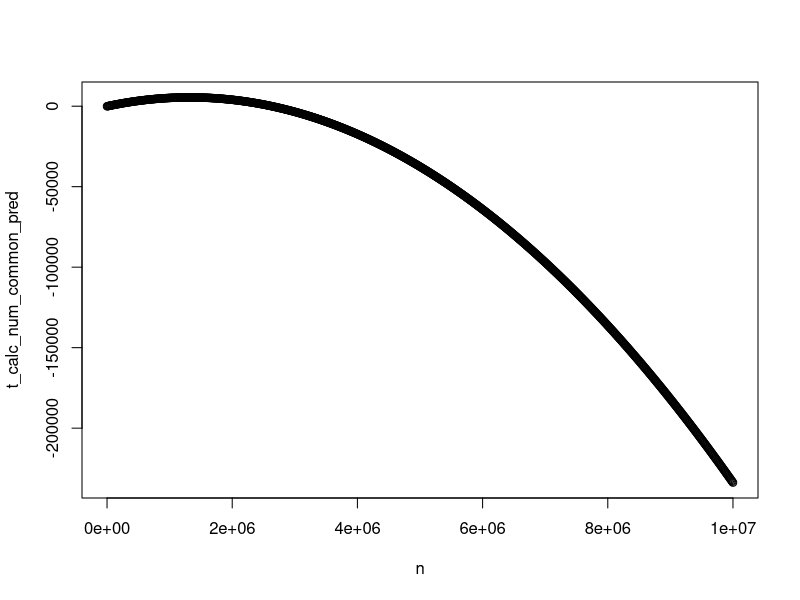

Write R code to recreate this figure.
times <- tibble::tribble(
  ~n,       ~t_load,  ~t_friend_of_friend, ~t_calc_num_common,
  1000,     11.55,    1.09,                0.09,
  10000,    11.56,    15.07,               7.82,
  50000,    13.02,    176.39,              194.65,  # 27370 --- 181110 	                   n =  114
  100000,   13.79,    546.19 ,             811.50,  # 27370 --- 181110 	121254 --- 132521  n =  114
  500000,   15.11,    1167.94,             3321.11, # 107795 --- 132521 	                 n =  127
  1000000,  NA,     NA,                NA,
  10000000, NA,     NA,                NA
)


p <- ggplot2::ggplot(
  tidyr::gather(na.omit(times), calculation, seconds, t_load, t_friend_of_friend, t_calc_num_common),
  ggplot2::aes(n, seconds, group = calculation, colour = calculation)) +
  ggplot2::geom_line() +
  ggplot2::geom_smooth(se = FALSE, linetype = 2, span = 3)

linear_model <- lm(t_calc_num_common ~ poly(n,2), na.omit(times))
lm_predictions <- data.frame(
  n = seq(0, 10e6, 10000),
  t_calc_num_common_pred = predict(linear_model, newdata = data.frame(n = seq(0, 10e6, 10000)))
  )

plot(lm_predictions)
